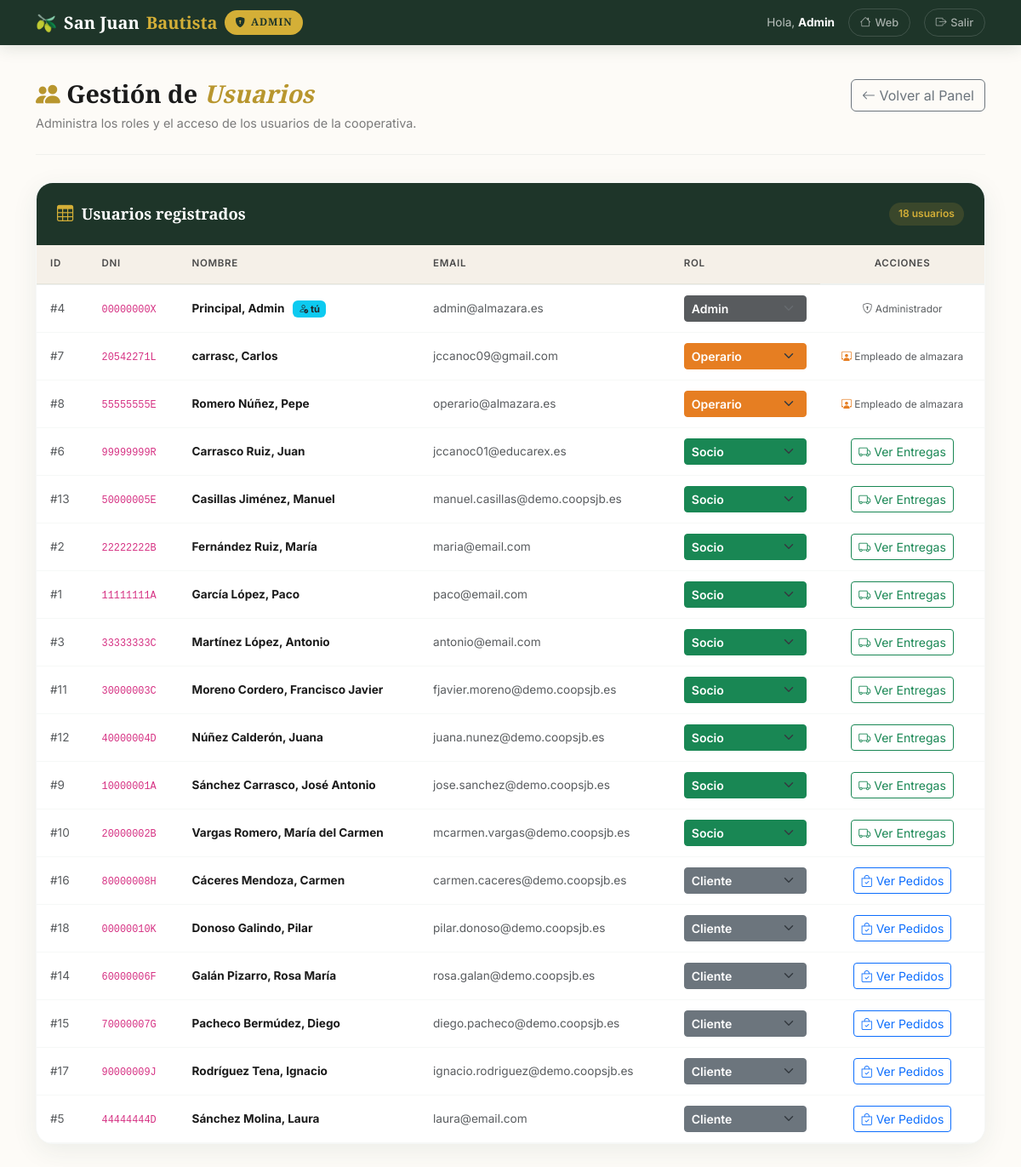
The app's page /admin/usuarios.php (signed in) with its own data.
### tables this page shows
CREATE TABLE `usuarios` (
  `id` int(10) unsigned NOT NULL AUTO_INCREMENT,
  `dni` varchar(15) DEFAULT NULL COMMENT 'NIF, NIE o CIF del usuario',
  `nombre` varchar(60) NOT NULL COMMENT 'Nombre de pila',
  `apellidos` varchar(100) DEFAULT NULL COMMENT 'Apellidos (puede ser NULL para empresas)',
  `email` varchar(180) NOT NULL COMMENT 'Email de acceso — usado como login',
  `password` varchar(255) NOT NULL COMMENT 'Hash bcrypt generado con password_hash()',
  `telefono` varchar(15) DEFAULT NULL COMMENT 'Teléfono de contacto (formato libre)',
  `rol` enum('admin','operario','socio','cliente') NOT NULL DEFAULT 'cliente' COMMENT 'admin|operario|socio|cliente ÔÇö nivel de acceso',
  `activo` tinyint(1) unsigned NOT NULL DEFAULT 1 COMMENT '1=activo, 0=desactivado (soft-delete)',
  `created_at` timestamp NOT NULL DEFAULT current_timestamp() COMMENT 'Fecha de alta automática',
  `updated_at` timestamp NOT NULL DEFAULT current_timestamp() ON UPDATE current_timestamp() COMMENT 'Última modificación (auto-actualizado)',
  PRIMARY KEY (`id`),
  UNIQUE KEY `email` (`email`),
  UNIQUE KEY `dni` (`dni`),
  KEY `idx_usuarios_rol` (`rol`),
  KEY `idx_usuarios_email` (`email`),
  KEY `idx_usuarios_dni` (`dni`),
  KEY `idx_usuarios_activo_rol` (`activo`,`rol`),
  CONSTRAINT `chk_usuarios_activo` CHECK (`activo` in (0,1))
);

### admin/usuarios.php (the view, shortened to what this page needs)
<?php
try {
    $pdo = getConexion();
    $stmt = $pdo->query('
        SELECT id, dni, nombre, apellidos, email, rol, activo, created_at
        FROM usuarios
        ORDER BY
            FIELD(rol, "admin", "operario", "socio", "cliente"),
            apellidos, nombre
    ');
    $usuarios = $stmt->fetchAll();
} catch (PDOException $e) {
    error_log('Error en admin_usuarios.php: ' . $e->getMessage());
    $usuarios = [];
    $mensaje_error = 'No se pudieron cargar los usuarios.';
}
$idAdminActual = (int) ($_SESSION['usuario_id'] ?? 0);
$adminCssVer  = @filemtime(__DIR__ . '/../assets/css/admin.css') ?: '1';
$extraHead    = '<link rel="stylesheet" href="../assets/css/admin.css?v=' . $adminCssVer . '">';
require_once '../includes/header.php';
?>
<?php require_once '../includes/admin_navbar.php'; ?>
<main class="container" id="contenido-principal">
    <div class="page-header d-flex justify-content-between align-items-start flex-wrap gap-3">
        <div>
            <h1>
                <i class="bi bi-people-fill" style="color: var(--color-accent-dark);" aria-hidden="true"></i>
                Gestión de <em>Usuarios</em>
            </h1>
            <p>Administra los roles y el acceso de los usuarios de la cooperativa.</p>
        </div>
        <a href="index.php" class="btn btn-outline-secondary">
            <i class="bi bi-arrow-left" aria-hidden="true"></i> Volver al Panel
        </a>
    </div>
    <div class="table-card">
        <div class="table-card-header">
            <div class="header-left">
                <i class="bi bi-table" aria-hidden="true"></i>
                <h2>Usuarios registrados</h2>
            </div>
            <span class="badge-count">
                <?= count($usuarios) ?> usuario<?= count($usuarios) !== 1 ? 's' : '' ?>
            </span>
        </div>
        <div class="table-responsive">
            <?php if (empty($usuarios)): ?>
                <div class="table-empty">
                    <i class="bi bi-inbox" aria-hidden="true"></i>
                    <p>No hay usuarios registrados.</p>
                </div>
            <?php else: ?>
                <table class="table table-hover table-admin tabla-usuarios mb-0">
                    <thead>
                        <tr>
                            <th scope="col">ID</th>
                            <th scope="col">DNI</th>
                            <th scope="col">Nombre</th>
                            <th scope="col">Email</th>
                            <th scope="col" style="min-width: 160px;">Rol</th>
                            <th scope="col" class="text-center">Acciones</th>
                        </tr>
                    </thead>
                    <tbody>
                        <?php foreach ($usuarios as $u): ?>
                            <?php
                                $esYoMismo = ((int) $u['id'] === $idAdminActual);
                                $faltaDni  = empty($u['dni']);
                                $faltaApe  = empty($u['apellidos']);
                                $datosIncompletos = ($faltaDni || $faltaApe);
                            ?>
                            <tr>
                                <td class="text-muted">#<?= (int) $u['id'] ?></td>
                                <td>
                                    <?php if ($faltaDni): ?>
                                        <span class="badge bg-warning text-dark" title="Sin DNI registrado">
                                            <i class="bi bi-exclamation-triangle-fill"></i> sin DNI
                                        </span>
                                    <?php else: ?>
                                        <code><?= htmlspecialchars($u['dni']) ?></code>
                                    <?php endif; ?>
                                </td>
                                <td>
                                    <?php
                                        $nombreCompleto = trim(($u['apellidos'] ?? '') !== ''
                                            ? $u['apellidos'] . ', ' . $u['nombre']
                                            : $u['nombre']);
                                    ?>
                                    <strong><?= htmlspecialchars($nombreCompleto) ?></strong>
                                    <?php if ($esYoMismo): ?>
                                        <span class="badge bg-info text-dark badge-self">
                                            <i class="bi bi-person-check" aria-hidden="true"></i> tú
                                        </span>
                                    <?php endif; ?>
                                </td>
                                <td class="text-muted"><?= htmlspecialchars($u['email']) ?></td>
                                <td>
                                    <select class="form-select form-select-sm select-rol rol-<?= $u['rol'] ?>"
                                            data-id-usuario="<?= (int) $u['id'] ?>"
                                            data-rol-original="<?= htmlspecialchars($u['rol']) ?>"
                                            data-nombre="<?= htmlspecialchars(trim(($u['nombre'] ?? '') . ' ' . ($u['apellidos'] ?? ''))) ?>"
                                            data-email="<?= htmlspecialchars($u['email']) ?>"
                                            data-dni="<?= htmlspecialchars($u['dni'] ?? '') ?>"
                                            data-apellidos="<?= htmlspecialchars($u['apellidos'] ?? '') ?>"
                                            data-nombre-pila="<?= htmlspecialchars($u['nombre']) ?>"
                                            data-incompleto="<?= $datosIncompletos ? '1' : '0' ?>"
                                            <?= $esYoMismo ? 'disabled title="No puedes modificar tu propio rol"' : '' ?>>
                                        <option value="cliente"  <?= $u['rol'] === 'cliente'  ? 'selected' : '' ?>>Cliente</option>
                                        <option value="operario" <?= $u['rol'] === 'operario' ? 'selected' : '' ?>>Operario</option>
                                        <option value="socio"    <?= $u['rol'] === 'socio'    ? 'selected' : '' ?>>Socio</option>
                                        <option value="admin"    <?= $u['rol'] === 'admin'    ? 'selected' : '' ?>>Admin</option>
                                    </select>
                                </td>
                                <td class="text-center">
                                    <?php if ($u['rol'] === 'socio'): ?>
                                        <a href="index.php?filtro_socio=<?= (int) $u['id'] ?>"
                                           class="btn btn-sm btn-outline-success">
                                            <i class="bi bi-truck" aria-hidden="true"></i> Ver Entregas
                                        </a>
                                    <?php elseif ($u['rol'] === 'cliente'): ?>
                                        <a href="index.php?filtro_cliente=<?= (int) $u['id'] ?>"
                                           class="btn btn-sm btn-outline-primary">
                                            <i class="bi bi-bag-check" aria-hidden="true"></i> Ver Pedidos
                                        </a>
                                    <?php elseif ($u['rol'] === 'operario'): ?>
                                        <span class="text-muted small">
                                            <i class="bi bi-person-workspace" aria-hidden="true" style="color:#E67E22;"></i> Empleado de almazara
                                        </span>
                                    <?php else: ?>
                                        <span class="text-muted small">
                                            <i class="bi bi-shield-lock" aria-hidden="true"></i> Administrador
                                        </span>
                                    <?php endif; ?>
                                </td>
                            </tr>
                        <?php endforeach; ?>
                    </tbody>
                </table>
            <?php endif; ?>
        </div>
    </div>
    <div style="height: 3rem;"></div>
</main>
</body>
</html>

### assets/css/admin.css (style rules this page uses)
:root { --color-bg: #FDFBF7; --color-bg-alt: #F5F0E8; --color-primary: #2C4C3B; --color-primary-dark: #1E3529; --color-accent: #D4AF37; --color-accent-light: #E4C65A; --color-accent-dark: #B8962E; --color-text: #1A1A1A; --color-text-light: #4A4A4A; --color-text-muted: #7A7A7A; --color-white: #FFFFFF; --color-success: #2D8B4E; --color-danger: #C0392B; --font-heading: 'Playfair Display', Georgia, serif; --font-body: 'Inter', -apple-system, BlinkMacSystemFont, sans-serif; --radius-sm: 8px; --radius-md: 12px; --radius-lg: 20px; --shadow-sm: 0 2px 12px rgba(44, 76, 59, 0.06); --shadow-md: 0 8px 30px rgba(44, 76, 59, 0.08); --shadow-lg: 0 16px 50px rgba(44, 76, 59, 0.10); --transition-base: all 0.3s ease; }
body { font-family: var(--font-body); background: var(--color-bg); color: var(--color-text); line-height: 1.7; -webkit-font-smoothing: antialiased; }
.page-header { padding: 2.5rem 0 1.5rem; border-bottom: 1px solid rgba(44, 76, 59, 0.06); margin-bottom: 2rem; }
.page-header h1 { font-family: var(--font-heading); font-size: 1.8rem; font-weight: 700; color: var(--color-text); margin: 0 0 0.3rem; }
.page-header h1 em { color: var(--color-accent-dark); font-style: italic; }
.page-header p { font-size: 0.9rem; color: var(--color-text-muted); margin: 0; }
.table-card { background: var(--color-white); border-radius: var(--radius-lg); box-shadow: var(--shadow-md); border: 1px solid rgba(44, 76, 59, 0.04); overflow: hidden; }
.table-card-header { background: var(--color-primary-dark); padding: 1.25rem 1.5rem; display: flex; align-items: center; justify-content: space-between; }
.table-card-header .header-left { display: flex; align-items: center; gap: 0.6rem; }
.table-card-header i { font-size: 1.2rem; color: var(--color-accent); }
.table-card-header h2 { font-family: var(--font-heading); font-size: 1.15rem; font-weight: 600; color: var(--color-white); margin: 0; }
.table-card-header .badge-count { background: rgba(212, 175, 55, 0.15); color: var(--color-accent); font-size: 0.75rem; font-weight: 600; padding: 0.2rem 0.7rem; border-radius: 50px; }
.table-admin { margin: 0; font-size: 0.85rem; width: 100%; }
.table-admin thead th { background: var(--color-bg-alt); color: var(--color-text-light); font-weight: 600; font-size: 0.72rem; text-transform: uppercase; letter-spacing: 0.06em; padding: 0.8rem 1rem; border-bottom: 2px solid rgba(44, 76, 59, 0.08); white-space: nowrap; }
.table-admin tbody td { padding: 0.75rem 1rem; vertical-align: middle; border-bottom: 1px solid rgba(44, 76, 59, 0.04); color: var(--color-text); }
.table-admin thead th:last-child, .table-admin tbody td:last-child, .table-admin tfoot td:last-child { position: sticky; right: 0; z-index: 2; box-shadow: -6px 0 10px -6px rgba(0, 0, 0, .12); min-width: 72px; }
.table-admin thead th:last-child { background: var(--color-bg-alt); }
.table-admin tbody td:last-child, .table-admin tfoot td:last-child { background: var(--color-white); }

### admin/usuarios.php (style rules this page uses)
.select-rol { font-weight: 600; transition: background-color .2s, color .2s; }
.select-rol.rol-cliente { background-color: #6c757d; color: #fff; border-color: #6c757d; }
.select-rol.rol-operario { background-color: #E67E22; color: #fff; border-color: #E67E22; }
.select-rol.rol-socio { background-color: #198754; color: #fff; border-color: #198754; }
.select-rol.rol-admin { background-color: #212529; color: #fff; border-color: #212529; }
.select-rol:disabled { opacity: .75; cursor: not-allowed; }
.tabla-usuarios td { vertical-align: middle; }
.badge-self { font-size: .7rem; margin-left: .35rem; }

### records on screen
usuarios: id "4", dni "00000000X", nombreCompleto "Principal, Admin", shows "tú", email "admin@almazara.es", rol+id+nombre "Admin", shows "Administrador"
usuarios: id "7", dni "20542271L", nombreCompleto "carrasc, Carlos", email "jccanoc09@gmail.com", rol+id+nombre "Operario", shows "Empleado de almazara"
usuarios: id "8", dni "55555555E", nombreCompleto "Romero Núñez, Pepe", email "operario@almazara.es", rol+id+nombre "Operario", shows "Empleado de almazara"
usuarios: id "6", dni "99999999R", nombreCompleto "Carrasco Ruiz, Juan", email "jccanoc01@educarex.es", rol+id+nombre "Socio"
usuarios: id "13", dni "50000005E", nombreCompleto "Casillas Jiménez, Manuel", email "manuel.casillas@demo.coopsjb.es", rol+id+nombre "Socio"
usuarios: id "2", dni "22222222B", nombreCompleto "Fernández Ruiz, María", email "maria@email.com", rol+id+nombre "Socio"
usuarios: id "1", dni "11111111A", nombreCompleto "García López, Paco", email "paco@email.com", rol+id+nombre "Socio"
usuarios: id "3", dni "33333333C", nombreCompleto "Martínez López, Antonio", email "antonio@email.com", rol+id+nombre "Socio"
usuarios: id "11", dni "30000003C", nombreCompleto "Moreno Cordero, Francisco Javier", email "fjavier.moreno@demo.coopsjb.es", rol+id+nombre "Socio"
usuarios: id "12", dni "40000004D", nombreCompleto "Núñez Calderón, Juana", email "juana.nunez@demo.coopsjb.es", rol+id+nombre "Socio"
usuarios: id "9", dni "10000001A", nombreCompleto "Sánchez Carrasco, José Antonio", email "jose.sanchez@demo.coopsjb.es", rol+id+nombre "Socio"
usuarios: id "10", dni "20000002B", nombreCompleto "Vargas Romero, María del Carmen", email "mcarmen.vargas@demo.coopsjb.es", rol+id+nombre "Socio"
usuarios: id "16", dni "80000008H", nombreCompleto "Cáceres Mendoza, Carmen", email "carmen.caceres@demo.coopsjb.es", rol+id+nombre "Cliente"
usuarios: id "18", dni "00000010K", nombreCompleto "Donoso Galindo, Pilar", email "pilar.donoso@demo.coopsjb.es", rol+id+nombre "Cliente"
usuarios: id "14", dni "60000006F", nombreCompleto "Galán Pizarro, Rosa María", email "rosa.galan@demo.coopsjb.es", rol+id+nombre "Cliente"
usuarios: id "15", dni "70000007G", nombreCompleto "Pacheco Bermúdez, Diego", email "diego.pacheco@demo.coopsjb.es", rol+id+nombre "Cliente"
usuarios: id "17", dni "90000009J", nombreCompleto "Rodríguez Tena, Ignacio", email "ignacio.rodriguez@demo.coopsjb.es", rol+id+nombre "Cliente"
usuarios: id "5", dni "44444444D", nombreCompleto "Sánchez Molina, Laura", email "laura@email.com", rol+id+nombre "Cliente"

### other values on screen
$_SESSION['nombre'] "Admin"
count($usuarios) "18"
